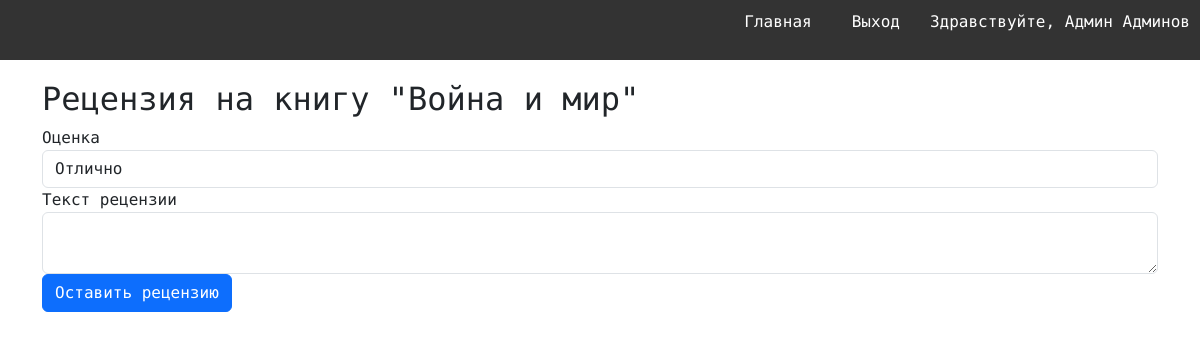
Page /book/1/review (signed in) on the earlier database version.
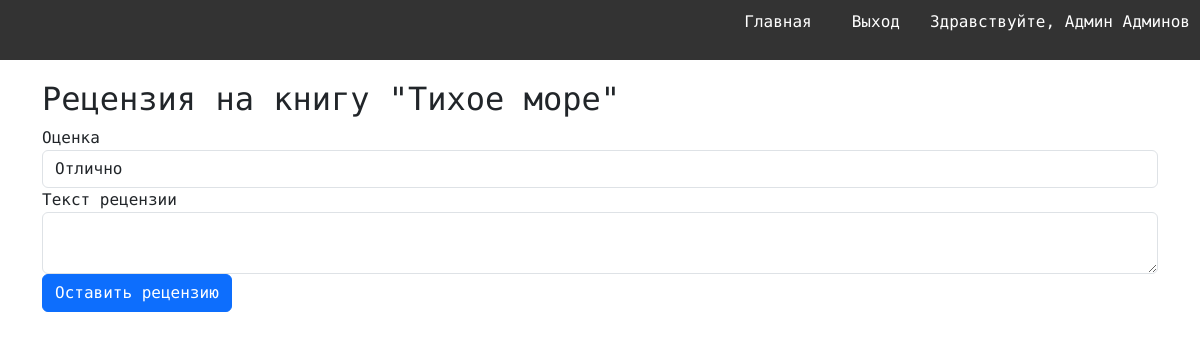
Same page on the later database version.
### models.py (models this page shows, shortened)
class User(db.Model, UserMixin):
    __tablename__ = 'users'
    id = db.Column(db.Integer, primary_key=True)
    username = db.Column(db.String(100), unique=True, nullable=False)
    password = db.Column(db.String(100), nullable=False)
    last_name = db.Column(db.String(100), nullable=False)
    first_name = db.Column(db.String(100), nullable=False)
    middle_name = db.Column(db.String(100))
    role_id = db.Column(db.Integer, db.ForeignKey('roles.id'), nullable=False)
    reviews = db.relationship('Review', backref='user')
    role = db.relationship('Role', backref='users')

class Book(db.Model):
    __tablename__ = 'books'
    id = db.Column(db.Integer, primary_key=True)
    title = db.Column(db.String(255), nullable=False)
    short_description = db.Column(db.Text, nullable=False)
    year = db.Column(db.Integer, nullable=False)
    publisher = db.Column(db.String(255), nullable=False)
    author = db.Column(db.String(255), nullable=False)
    page_count = db.Column(db.Integer, nullable=False)
    cover_id = db.Column(db.Integer, db.ForeignKey('covers.id'), nullable=False)
    genres = db.relationship('Genre', secondary=book_genres, backref='books')
    cover = db.relationship('Cover', backref='book')

### books.py (the view, shortened to what this page needs)
@books.route('/book/<int:book_id>/review', methods=['GET', 'POST'])
@login_required
def review(book_id):
    book = Book.query.get_or_404(book_id)
    form = ReviewForm()
    user_review = Review.query.filter_by(user_id=current_user.id, book_id=book_id).first()
    if user_review:
        flash('Вы уже оставили рецензию для этой книги', 'info')
        return redirect(url_for('books.book', book_id=book_id))
    return render_template('review.html', form=form, book=book)

### forms.py
class ReviewForm(FlaskForm):
    rating = SelectField('Оценка', choices=[('5', 'Отлично'),('4', 'Хорошо'),('3', 'Удовлетворительно'),('2', 'Неудовлетворительно'),('1', 'Плохо'),('0', 'Ужасно')], validators=[InputRequired()])
    text = TextAreaField('Текст рецензии', validators=[InputRequired(), Length(max=1000)])
    submit = SubmitField('Оставить рецензию')

### app.py (called while the page is built)
@login_manager.user_loader
def load_user(user_id):
    return User.query.get(int(user_id))

### templates/review.html (shortened to what this page needs)
{% extends 'base.html' %}
{% block content %}
    <div class="container">
        <h2>Рецензия на книгу "{{ book.title }}"</h2>
        <form method="POST">
            <div class="form-group">
                {{ form.rating.label(class="form-control-label") }}
                {{ form.rating(class="form-control") }}
            </div>
            <div class="form-group">
                {{ form.text.label(class="form-control-label") }}
                {{ form.text(class="form-control", id='review-text') }}
            </div>
            <button type="submit" class="btn btn-primary">Оставить рецензию</button>
        </form>
    </div>
{% endblock %}

### templates/base.html (shortened to what this page needs)
<!DOCTYPE html>
<html lang="ru">
<head>
    <link rel="stylesheet" href="https://cdn.jsdelivr.net/npm/easymde/dist/easymde.min.css">
    <link rel="stylesheet" href="https://cdn.jsdelivr.net/npm/bootstrap@5.3.2/dist/css/bootstrap.min.css"
>
    <link rel="stylesheet" href="{{ url_for('static', filename='styles.css') }}">
</head>
<body>
    {% include 'navbar.html' %}
    <section>
        <div class="main-container">
            <div class="content">
                {% block content %}{% endblock %}
            </div>
        </div>
    </section>
</body>
</html>

### templates/navbar.html
<nav>
    <ul>
        <li><a href="{{ url_for('index') }}">Главная</a></li>
        {% if current_user.is_authenticated %}
            <li><a href="{{ url_for('logout') }}">Выход</a></li>
            <li><span>Здравствуйте, {{ current_user.first_name }} {{ current_user.last_name }}</span></li>
        {% else %}
            <li><a href="{{ url_for('login') }}">Вход</a></li>
            <li><a href="{{ url_for('register') }}">Регистрация</a></li>
        {% endif %}
    </ul>
</nav>

### static/styles.css (style rules this page uses)
body { font-family: "Roboto Mono", monospace; }
.main-container { display: flex; justify-content: center; }
.content { padding: 20px; max-width: 1200px; width: 100%; }
nav { background-color: #333; color: white; padding: 10px; text-align: center; }
nav ul { list-style-type: none; padding: 0; display: flex; justify-content: flex-end; gap: 10px; }
nav ul li { margin-left: 10px; }
nav ul li a { color: white; text-decoration: none; padding: 10px; }

Differences in the rows shown:
changed Book: title "Война и мир" → "Тихое море"
